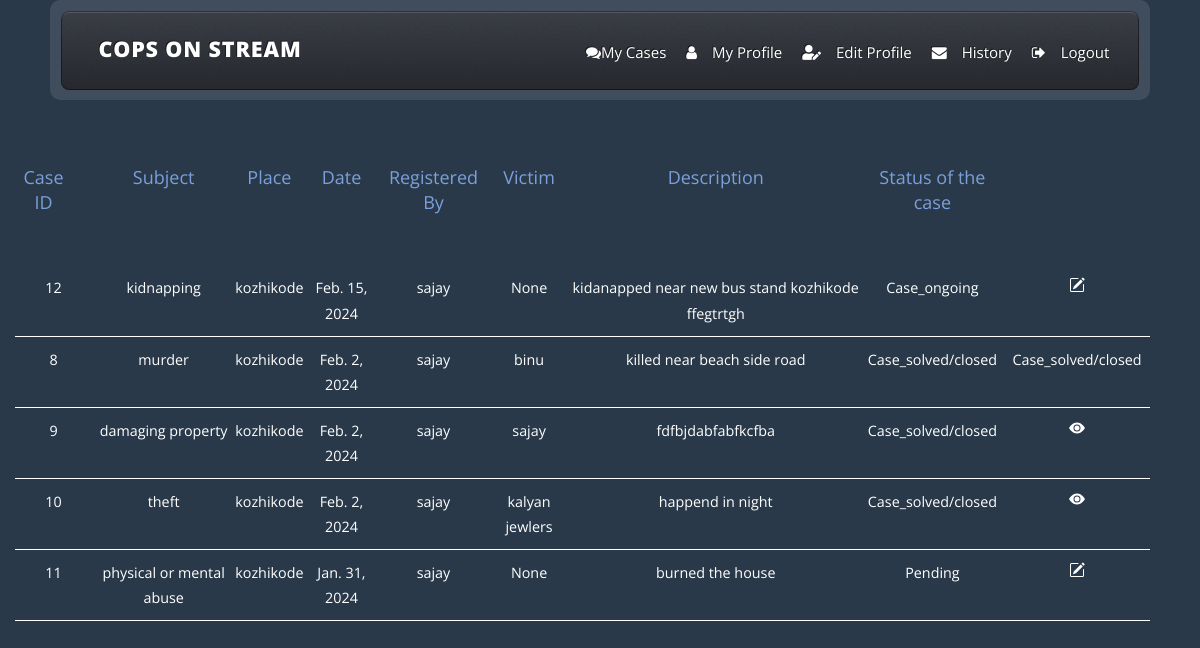
/my_case (signed in), run on an earlier commit of the app's database.
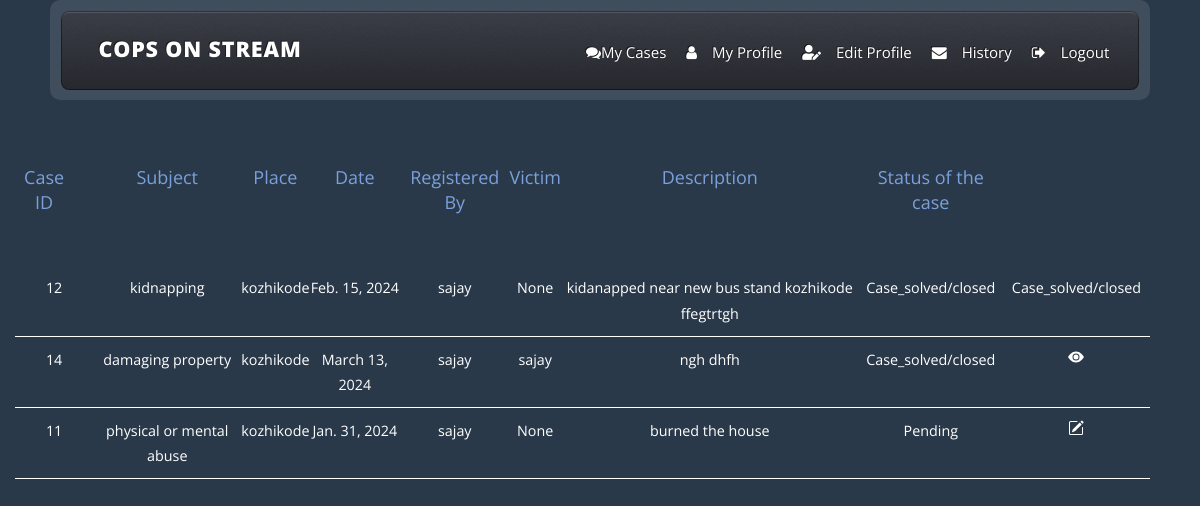
And on a later commit of the database.
### cops_app/models.py (models this page shows)
class Case(models.Model):
    type_choices=(
        ('murder','murder'),
        ('kidnapping','kidnapping'),
        ('damaging property','damaging property'),
        ('rape','rape'),
        ('physical or mental abuse','physical or mental abuse'),
        ('theft','theft'),
        ('others','others')
    )
    type=models.CharField(choices=type_choices,max_length=50,blank=True)
    date=models.DateField()
    place=models.CharField(max_length=50)
    victim=models.CharField(max_length=50, null=True, blank=True)
    describe=models.CharField(max_length=255, null=True, blank=True)
    user=models.ForeignKey(CustomUser,related_name='my_user',on_delete=models.CASCADE)
    police=models.ForeignKey(CustomUser,related_name='assigned_police',on_delete=models.CASCADE,blank=True,null=True)
    status_choices=(('Pending','Pending'),
                    ('Case_ongoing','Case_ongoing'),
                    ('Case_Incomplete','Case_incomplete'),
                    ('Case_solved/closed','Case_solved/closed')
    )
    status=models.CharField(choices=status_choices,max_length=50,null=True,blank=True)
    feedback = models.CharField(max_length=200, null=True, blank=True)

class CustomUser(AbstractUser):
    phone=models.IntegerField(null=True,blank=True)
    address=models.CharField(max_length=50,null=True,blank=True)
    pic=models.FileField()
    rank=models.CharField(max_length=50,blank=True,null=True)
    badge_number=models.IntegerField(blank=True,null=True)
    age=models.IntegerField(blank=True,null=True)
    service_years=models.IntegerField(blank=True,null=True)
    user_type=models.CharField(max_length=20)
    entry_choices=(('approved','approved'),
                   ('pending','pending'),
                   ('rejected','rejected')
    )
    entry=models.CharField(choices=entry_choices,max_length=50,default='pending',null=True,blank=True)
    def __str__(self):
        return self.username

### cops_app/views.py (the view)
# urls.py: path('my_case',views.my_case,name='my_case'),
@login_required(login_url='login')
def my_case(request):
    data=CustomUser.objects.get(id=request.user.id)
    print(data)
    case=Case.objects.filter(police=data).order_by('status')
    print(case)
    return render(request,'my_case.html',{'data':data,'case':case})

### templates/my_case.html (shortened to what this page needs)
<!DOCTYPE HTML>
{% load static %}
<html>
	<head>
		<link rel="stylesheet" href="{% static 'css/main.css' %}" />
	</head>
	<body class="left-sidebar is-preload">
		<div id="page-wrapper">
				<div >
					<div class="container">
							<header id="header">
								<div class="inner">
										<h1><a id="logo">Cops On Stream</a></h1>
                  <nav id="nav" style="display: flex;gap: 20px;font-size: 15px;">
                    <a href="{% url 'my_case' %}" style="text-decoration: none;"><i class="fa fa-comments"></i><span>My
                        Cases</span></a>
                    <a href="{% url 'police_profile' %}" style="text-decoration: none;"><i class="fa fa-user"></i><span
                        style="padding-left: 15px;">My Profile</span></a>
                    <a href="{% url 'edit_police' id=user.id %}" style="text-decoration: none;"><i
                        class="fas fa-user-edit"></i><span style="padding-left: 15px;">Edit Profile</span></a>
                    <a href="{% url 'history' %}" style="text-decoration: none;"><i class="fa fa-envelope"></i><span
                        style="padding-left: 15px;">History</span></a>
                    <a href="{% url 'log_out' %}" style="text-decoration: none;"><i class="fa fa-sign-out"></i><span
                        style="padding-left: 15px;">Logout</span></a>
                  </nav>
								</div>
							</header>
					</div>
				</div>
<div class="page-header">
<div class="row align-items-center">
</div>
</div>
<div class="container">
  <div class="row">
<table class="table"  style="margin: auto;margin-top:100px;">
  <thead class="thead-dark" style="font-size:18px;color:#7ba0db;">
    <tr style="margin-bottom:20px;">
      <th scope="col" style="padding-bottom:50px;padding-right:20px;">Case ID</th>
      <th scope="col">Subject</th>
      <th scope="col">Place</th>
      <th scope="col">Date</th>
        <th scope="col">Registered By</th>
      <th scope="col">Victim</th>
      <th scope="col">Description</th>
      <th scope="col">Status of the case</th>
      <th></th>
    </tr>
  </thead>
  <tbody >
  {% for i in case %}
    <tr >
      <td scope="row" style="padding-right:20px;padding-left:20px;">{{i.id}}</td>
      <td>{{i.type}}</td>
      <td>{{i.place}}</td>
      <td>{{i.date}}</td>
        <td>{{i.user}}</td>
        <td>{{i.victim}}</td>
      <td>{{i.describe}}</td>
      <td>{{i.status}}</td>
      {% if i.status == "Pending" %}
      <td><a href="{% url 'edit_status' id=i.id %}" title="update case status"></a></td>
      {% elif i.status == "Case_ongoing" %}
      <td><a href="{% url 'edit_status' id=i.id %}" title="update case status"></a></td>
      {% elif i.status == "Case_solved/closed" and i.feedback is not None %}
      <td><a href="{% url 'view_feedback' id=i.id %}" title="view feedback"><svg xmlns="http://www.w3.org/2000/svg" width="16" height="16" fill="currentColor" class="bi bi-eye-fill" viewBox="0 0 16 16">
        <path d="M10.5 8a2.5 2.5 0 1 1-5 0 2.5 2.5 0 0 1 5 0"/>
        <path d="M0 8s3-5.5 8-5.5S16 8 16 8s-3 5.5-8 5.5S0 8 0 8m8 3.5a3.5 3.5 0 1 0 0-7 3.5 3.5 0 0 0 0 7"/>
      </svg></a></td>
      {% else %}
      <td>{{i.status}} &nbsp;&nbsp;&nbsp;&nbsp;&nbsp;</td>
      {% endif %}
    </tr>
  {% endfor %}
  </tbody>
</table>
  </div>
  </div>
	</body>
</html>

What changed in the data, as far as the page shows it:
removed Case: id "8", type "murder", place "kozhikode", date "Feb. 2, 2024", user "sajay", victim "binu", describe "killed near beach side road", status "Case_solved/closed"
removed Case: id "9", type "damaging property", place "kozhikode", date "Feb. 2, 2024", user "sajay", victim "sajay", describe "fdfbjdabfabfkcfba", status "Case_solved/closed"
removed Case: id "10", type "theft", place "kozhikode", date "Feb. 2, 2024", user "sajay", victim "kalyan jewlers", describe "happend in night", status "Case_solved/closed", feedback "dzvdgfdfgfdg" (drawn)
changed Case "kidnapping": status "Case_ongoing" → "Case_solved/closed"; status (not shown) → "Case_solved/closed"
added Case: id "14", type "damaging property", place "kozhikode", date "March 13, 2024", user "sajay", victim "sajay", describe "ngh dhfh", status "Case_solved/closed", feedback "dhstd djsy dhsdt" (drawn)
